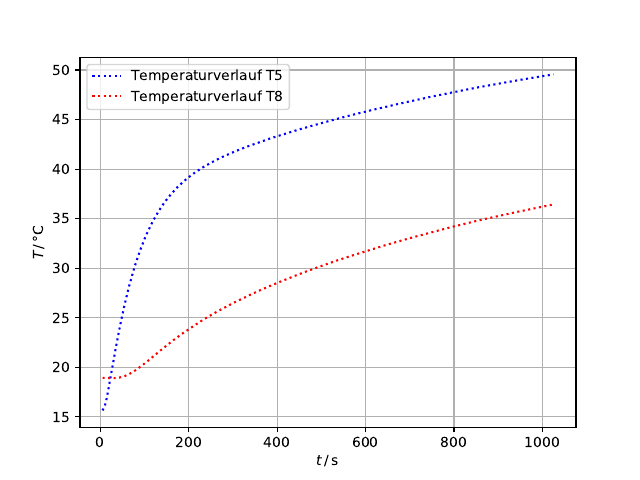

Write the Python code that produced this figure.
import numpy as np
import matplotlib.pyplot as plt

t, T1, T2, T3, T4, T5, T6, T7, T8 = np.genfromtxt('GLXportRun1.txt', unpack='true')
t *= 5

plt.plot(t, T5, 'b:', label='Temperaturverlauf T5')
plt.plot(t, T8, 'r:', label='Temperaturverlauf T8')

plt.xlabel(r'$t \,/\, \mathrm{s}$')
plt.ylabel(r'$T \,/\, \mathrm{°C}$')
# plt.xlim(0, 60)
# plt.ylim(0, 0.07)

plt.legend()
plt.grid()
# plt.show()
# plt.savefig('stat2.pdf')

print('Werte nach 700s Messzeit')
print(t[139], T1[139], T4[139], T5[139], T8[139])
